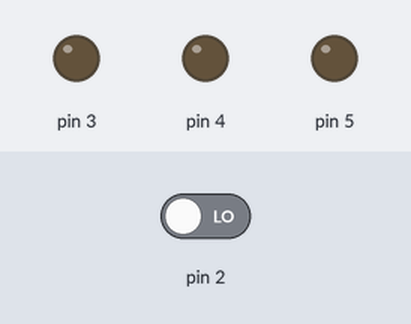
This sketch was run on a simulated Arduino Uno, built with avr-gcc and run on an emulated ATmega328P. Parts: output pins drawn as LEDs (lit = HIGH). Dashed ring = blinking. The test bench sets the inputs (shaded band); at power-on: pin 2 LOW.

Above: at 1.2 s.
1.3 s: pin 2 driven HIGH
At 1.7 s:
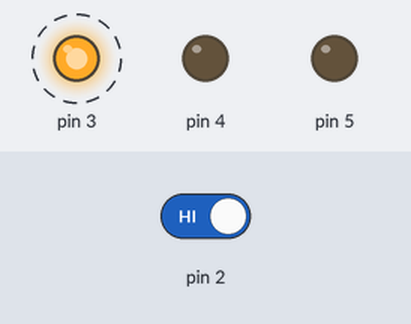
At 2.2 s:
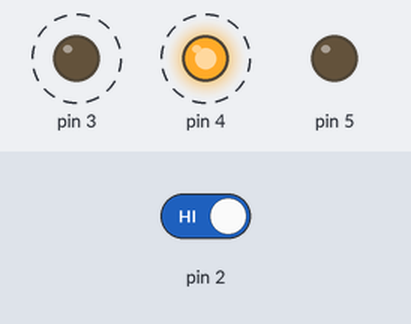
4.3 s: pin 2 driven LOW
At 5.6 s:
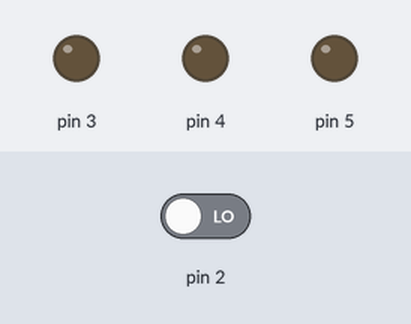
Timing chart, 0 to 7.3 s (numbered marks = the images above; inputs shaded):
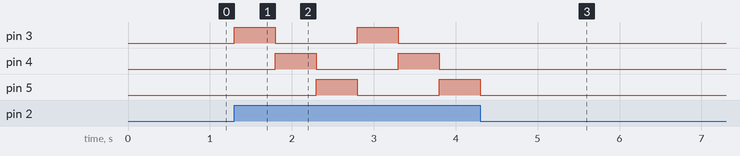

Measured:
- after the input at 1.3 s, pin 3: alternates HIGH for 0.50 s and LOW for 1.0 s, starting at once; pin 4: alternates HIGH for 0.50 s and LOW for 1.0 s, starting after 0.50 s; pin 5: LOW → HIGH after 1.0 s, → LOW 0.50 s later, → HIGH 1.0 s later
- after the input at 4.3 s, pin 3, pin 4: stops changing and stays LOW; pin 5: goes on until 4.3 s, then stays LOW

The sketch:

sketch_oct19b.ino
```cpp
int count = 1;
void setup() {
  // put your setup code here, to run once:
  pinMode(2,INPUT);
  pinMode(3,OUTPUT);
  pinMode(4,OUTPUT);
  pinMode(5,OUTPUT);


}

void loop() {
  // put your main code here, to run repeatedly:
 int val = 0;
 val = digitalRead(2);
        if(val == 1 && count == 1) {
          digitalWrite(3,HIGH);
          delay(500);
          digitalWrite(3,LOW);
          count = count + 1 ;
         } else if(val == 1 && count == 2){
            digitalWrite(4,HIGH);
          delay(500);
          digitalWrite(4,LOW);
          count = count + 1 ;
          }
          else if(val == 1 && count == 3){
            digitalWrite(5,HIGH);
          delay(500);
          digitalWrite(5,LOW);
          count = 1 ;
          }


}
```
